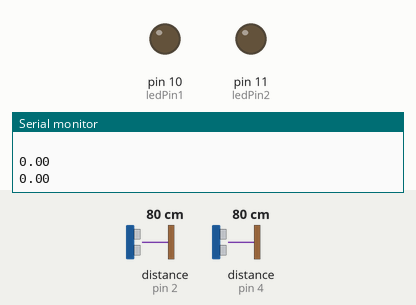
This sketch was run on a simulated Arduino Uno, built with avr-gcc and run on an emulated ATmega328P. Parts: output pins drawn as LEDs (lit = HIGH), the last lines printed to the serial monitor. The inputs (shaded band) are chosen by the test bench; at power-on: distance to the obstacle (sensors on pin 2, pin 4) 80 cm. The echo pulse lasts 58.3 µs per cm.

Above: at 1.4 s.
1.5 s: distance to the obstacle (sensor on pin 2) set to 54 cm
3.0 s: distance to the obstacle (sensor on pin 2) set to 48 cm
At 3.4 s:
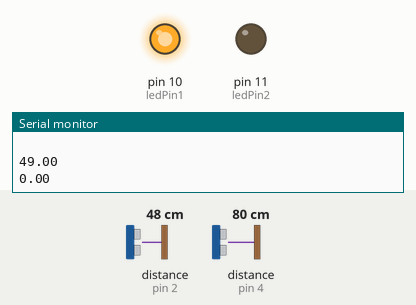
4.5 s: distance to the obstacle (sensor on pin 4) set to 55 cm
6.0 s: distance to the obstacle (sensor on pin 4) set to 48 cm
At 7.1 s:
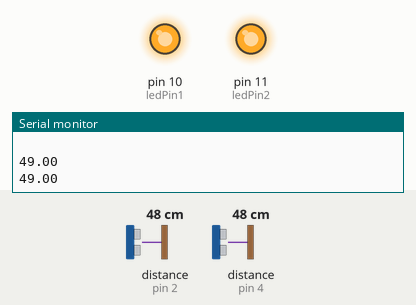
7.5 s: distance to the obstacle (sensor on pin 2) set to 60 cm
At 9.1 s:
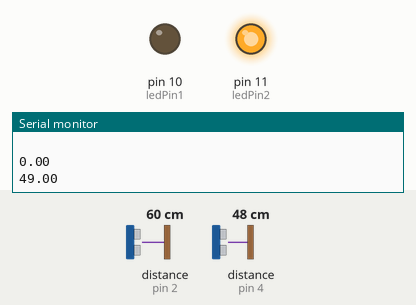
9.4 s: distance to the obstacle (sensor on pin 2) set to 2 cm
At 10.3 s:
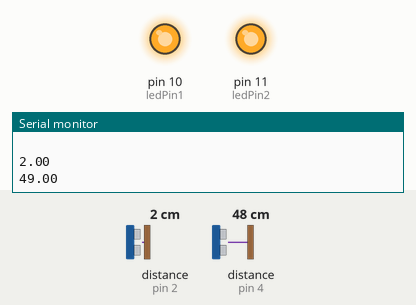
Timing chart, 0 to 12.2 s (numbered marks = the images above; inputs shaded):
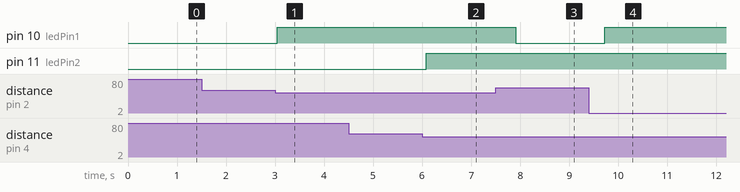

Measured:
- the behaviour switches between 51 and 50 cm on distance to the obstacle (sensor on pin 2) (found by bisection; images 0 and 1)
- the behaviour switches between 51 and 50 cm on distance to the obstacle (sensor on pin 4) (found by bisection; images 1 and 2)
- after the input at 3.0 s, pin 10 (ledPin1): LOW → HIGH after 0.05 s
- after the input at 6.0 s, pin 11 (ledPin2): LOW → HIGH after 0.09 s
- after the input at 7.5 s, pin 10 (ledPin1): HIGH → LOW after 0.41 s
- after the input at 9.4 s, pin 10 (ledPin1): LOW → HIGH after 0.33 s

The sketch:

distance2x.ino
```cpp
#include <NewPing.h>

const int echoPin1 = 2;
const int echoPin2 = 4;

const int triggerPin1 = 3;
const int triggerPin2 = 5;

const int ledPin1 = 10;
const int ledPin2 = 11;

const int maxDistance = 50;

NewPing sonar1(triggerPin1, echoPin1, maxDistance);
NewPing sonar2(triggerPin2, echoPin2, maxDistance);

void setup() {
  Serial.begin(9600);
  pinMode(echoPin1, INPUT);
  pinMode(echoPin2, INPUT);
  pinMode(triggerPin1, OUTPUT);
  pinMode(triggerPin2, OUTPUT);
  pinMode(ledPin1, OUTPUT);
  pinMode(ledPin2, OUTPUT);
}

void loop() {
  unsigned int time1 = sonar1.ping();
  unsigned int time2 = sonar2.ping();

  float right_sensor = sonar1.convert_cm(time1);
  float left_sensor = sonar2.convert_cm(time2);

  Serial.println(" ");
  Serial.println(right_sensor);
  Serial.println(left_sensor);

  if(right_sensor > 0){
    digitalWrite(ledPin1, HIGH);
  }else{
    digitalWrite(ledPin1, LOW);
  }

  if(left_sensor > 0){
    digitalWrite(ledPin2, HIGH);
  }else{
    digitalWrite(ledPin2, LOW);
  }
  delay(600);
}
```
